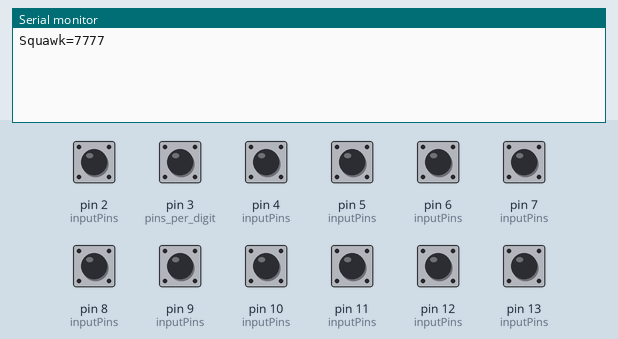
Simulated run of this sketch. Board: Arduino Uno, built with avr-gcc and run on an emulated ATmega328P. Parts: the last lines printed to the serial monitor. The test bench sets the inputs (shaded band); at power-on: pin 2 (inputPins), pin 3 (pins_per_digit), pin 4 (inputPins), pin 5 (inputPins), pin 6 (inputPins), pin 7 (inputPins), pin 8 (inputPins), pin 9 (inputPins), pin 10 (inputPins), pin 11 (inputPins), pin 12 (inputPins), pin 13 (inputPins) HIGH.

Above: at 1.2 s.
1.3 s: pin 2 (inputPins) pulled LOW for 0.25 s
At 2.4 s:
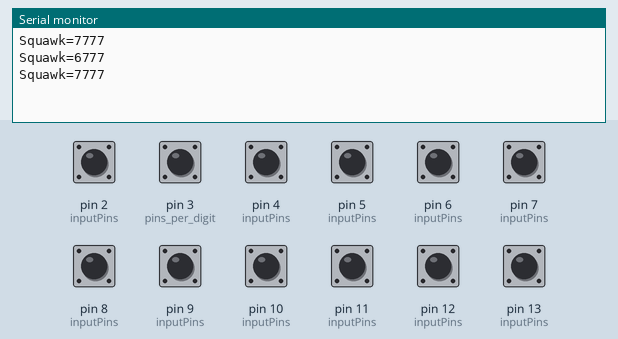
3.0 s: pin 3 (pins_per_digit) pulled LOW for 0.25 s
At 3.8 s:
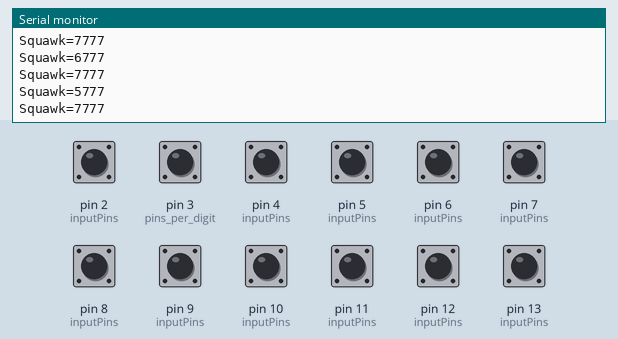
4.7 s: pin 4 (inputPins) pulled LOW for 0.25 s
At 6.1 s:
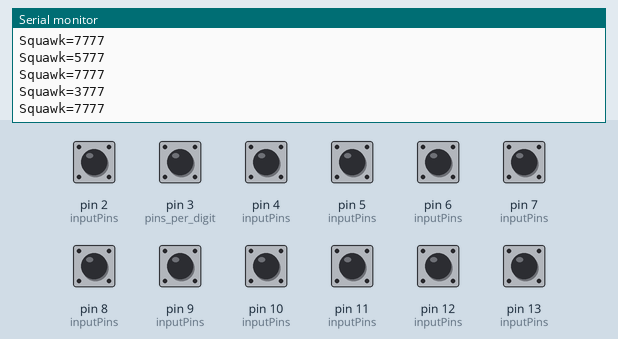
6.4 s: pin 5 (inputPins) pulled LOW for 0.25 s
At 7.7 s:
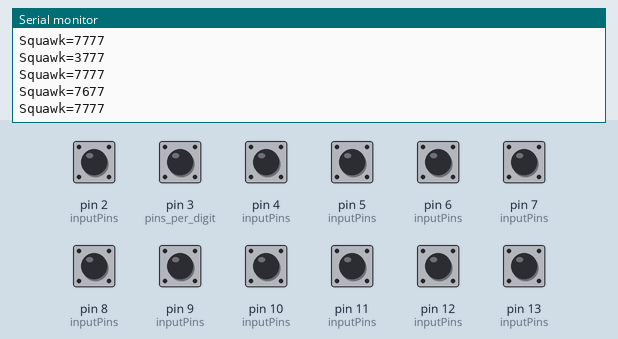
8.1 s: pin 6 (inputPins) pulled LOW for 0.25 s
At 8.9 s:
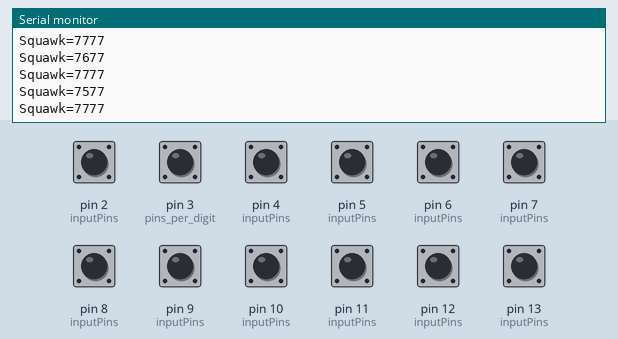
9.8 s: pin 7 (inputPins) pulled LOW for 0.25 s
At 11.6 s:
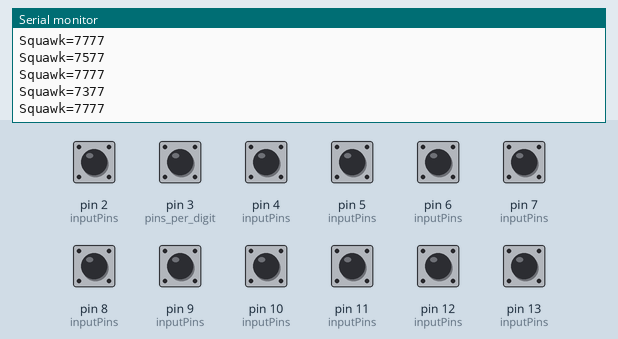
Timing chart, 0 to 12.5 s (numbered marks = the images above; inputs shaded):
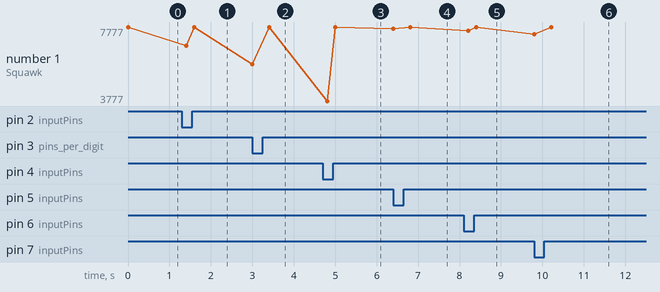

Measured:
- after the input at 1.3 s, the serial monitor: prints a new line after 0.10 s (image 1)
- after the input at 3.0 s, the serial monitor: prints a new line at once (image 2)
- after the input at 4.7 s, the serial monitor: prints a new line after 0.10 s (image 3)
- after the input at 6.4 s, the serial monitor: prints a new line at once (image 4)
- after the input at 8.1 s, the serial monitor: prints a new line after 0.11 s (image 5)
- after the input at 9.8 s, the serial monitor: prints a new line at once (image 6)

The sketch:

transponder_test.ino
```cpp
/*
   Transponder Test

   Test of reading the binary coded octal pins from the transponder's
   rotary switches and displaying the squawk code.

   Each switch has 3 input pins, a binary coded representation of the
   digit.  Four switches total, so we are using 12 pins and they
   are currently plugged into the Arduino pins 2-13.  Note that pin 13
   is connected to a internal LED on the Arduino Uno, so a pull-up resistor
   was wired for this pin.  The other pins use the internal pull-up capability
   (by setting pin mode to INPUT_PULLUP).
*/

const byte num_digits = 4;
const byte pins_per_digit = 3;

// record pin assignment to the switches
const byte inputPins[num_digits][pins_per_digit] = {
  {2, 3, 4}, // switch one
  {5, 6, 7}, // switch two
  {8, 9, 10}, // switch three
  {11, 12, 13} // switch four
};

byte pinValues[num_digits][pins_per_digit];

String lastSquawk = "";

void setup() {

  Serial.begin(9600);

  // set the pin modes
  for (int digit = 0; digit < num_digits; digit++) {
    for (int bitPosition = 0; bitPosition < pins_per_digit; bitPosition++) {
      pinMode(inputPins[digit][bitPosition], INPUT_PULLUP);
    }
  }

}

String read_squawk() {

  char zeroChar = '0';
  char squawk[num_digits + 1] = {'-', '-', '-', '-', '\0'};

  for (int digit = 0; digit < num_digits; digit++) {
    int digitValue = 0;
    for (int bitPosition = 0; bitPosition < pins_per_digit; bitPosition++) {
      int pinValue = digitalRead(inputPins[digit][bitPosition]);
      digitValue += pinValue << bitPosition;
    }
    squawk[digit] = digitValue + zeroChar;  // convert digit to ASCII
  }

  return squawk;

}

void loop() {
  String squawk = read_squawk();
  if (squawk != lastSquawk) {
    Serial.print("Squawk=");
    Serial.println(squawk);
    lastSquawk = squawk;
  }
  delay(200);
}
```
